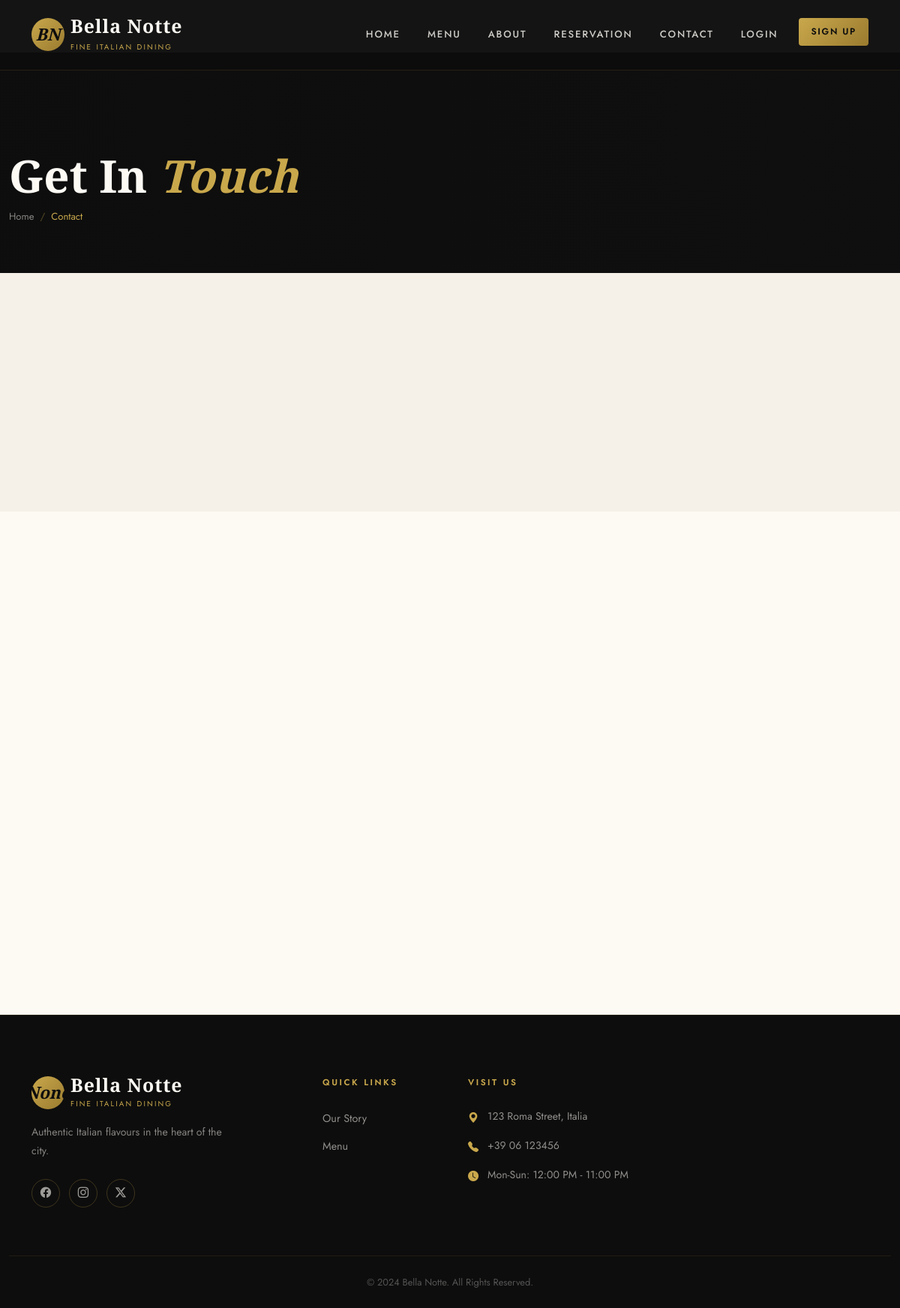
Page /contact/ on the committed database.
### paradox/models.py (models this page shows, shortened)
class HOME(models.Model):
    loader_logo = models.CharField(max_length=200, blank=True, null=True)
    brand_logo = models.CharField(max_length=200, blank=True, null=True)
    brand_name = models.CharField(max_length=200, blank=True, null=True)
    brand_tagline = models.CharField(max_length=200, blank=True, null=True)
    remarks = models.CharField(max_length=200, blank=True, null=True)

class header(models.Model):
    nav_item = models.CharField(max_length=200, blank=True, null=True)
    url = models.CharField(max_length=200, default="#")
    order = models.PositiveIntegerField(default=0)
    class Meta:
        ordering = ['order']

class ContactPage(models.Model):
    banner_title = models.CharField(max_length=100)
    banner_highlight = models.CharField(max_length=100)
    banner_page_name = models.CharField(max_length=100)
    banner_image = models.ImageField(upload_to='contact/banner/')
    form_small_title = models.CharField(max_length=100)
    form_title = models.CharField(max_length=100)
    form_highlight = models.CharField(max_length=100)
    form_description = models.TextField()
    button_text = models.CharField(max_length=100)
    location_small_title = models.CharField(max_length=100)
    location_title = models.CharField(max_length=100)
    location_highlight = models.CharField(max_length=100)
    location_description = models.TextField()
    map_url = models.TextField()
    direction_url = models.URLField()
    phone_number = models.CharField(max_length=20)
    class Meta:
        verbose_name = "Contact Page"

class FOOTERINFO(models.Model):
    brand_logo = models.CharField(max_length=200, blank=True, null=True)
    brand_name = models.CharField(max_length=200, blank=True, null=True)
    brand_tagline = models.CharField(max_length=200, blank=True, null=True)
    brand_line = models.CharField(max_length=200, blank=True, null=True)
    footer_bottom = models.CharField(max_length=200, blank=True, null=True)

class FOOTER(models.Model):
    footer_heading = models.CharField(max_length=200)
    footer_detail = models.CharField(max_length=500)
    title = models.CharField(max_length=100)
    url = models.CharField(max_length=200, default="#")

class FooterContact(models.Model):
    address = models.CharField(max_length=255)
    phone = models.CharField(max_length=20)
    timing = models.CharField(max_length=100)

### paradox/views.py (the view)
# urls.py: path('contact/', views.contact, name='contact'),
def contact(request):
    contact_page = ContactPage.objects.first()
    contact_infos = ContactInfo.objects.all()
    context = {
        'contact_page': contact_page,
        'contact_infos': contact_infos,
    }
    return render(request, 'contact.html', context)

### paradox/context_processors.py (called while the page is built)
def global_context(request):
    return {
        'abc': header.objects.all(),
        'dfe': HOME.objects.first(),
        'ghi': FOOTER.objects.all(),
        'jkl': FooterContact.objects.all(),
        'mno': FOOTERINFO.objects.first(),
    }

### templates/contact.html (shortened to what this page needs)
{% load static %}
{% include 'header.html' %}
<section class="page-banner">
  {% if contact_page.banner_image %}
  <div class="page-banner-bg" style="background-image:url('{{ contact_page.banner_image.url }}');"></div>
  {% else %}
  <div class="page-banner-bg" style="background-color: var(--dark);"></div>
  {% endif %}
  <div class="page-banner-overlay"></div>
  <div class="container-fluid page-banner-content">
    <h1>{{ contact_page.banner_title }} <em style="font-style:italic;color:var(--gold);">{{ contact_page.banner_highlight }}</em></h1>
    <nav aria-label="breadcrumb">
      <ol class="breadcrumb mb-0">
        <li class="breadcrumb-item"><a href="/">Home</a></li>
        <li class="breadcrumb-item active">{{ contact_page.banner_page_name }}</li>
      </ol>
    </nav>
  </div>
</section>
<section class="section-pad-sm bg-off-white">
  <div class="container-fluid">
    <div class="row g-4">
    </div>
  </div>
</section>
<section class="section-pad">
  <div class="container-fluid">
    <div class="row g-5">
{% include 'footer.html' %}

### templates/header.html (shortened to what this page needs)
{% load static %}
<!DOCTYPE html>
<html lang="en">
<head>
  <link rel="stylesheet" href="https://cdn.jsdelivr.net/npm/bootstrap@5.3.3/dist/css/bootstrap.min.css" />
  <link rel="stylesheet" href="https://cdn.jsdelivr.net/npm/bootstrap-icons@1.11.3/font/bootstrap-icons.min.css" />
 <link rel="stylesheet" href="{% static 'style.css' %}">
</head>
<body>
<nav class="navbar navbar-expand-lg fixed-top" id="mainNavbar">
  <div class="container">
    <a class="navbar-brand" href="/">
      <div class="brand-logo">{{dfe.brand_logo}}</div>
      <div>
        <span class="brand-name">{{dfe.brand_name}}</span>
        <span class="brand-tagline">{{dfe.brand_tagline}}</span>
      </div>
    </a>
    <div class="collapse navbar-collapse" id="navMenu">
      <ul class="navbar-nav ms-auto align-items-lg-center gap-lg-1">
        {% if user.is_authenticated and user.is_superuser and '/admin-portal' in request.path %}
        <li class="nav-item"><a class="nav-link" href="{% url 'admin_portal' %}#bookings-section">Bookings</a></li>
        <li class="nav-item"><a class="nav-link" href="{% url 'admin_portal' %}#tables-section">Table Management</a></li>
        <li class="nav-item"><a class="nav-link" href="{% url 'admin_staff_management' %}">Staffs & Leaves</a></li>
        <li class="nav-item"><a class="nav-link" href="#" data-bs-toggle="modal" data-bs-target="#inventoryModal">Inventory</a></li>
        {% else %}
        {% for x in abc %}
        <li class="nav-item"><a class="nav-link" href="{{ x.url }}">{{ x.nav_item }}</a></li>
        {% endfor %}
        {% endif %}
        {% if user.is_authenticated %}
            {% if user.is_superuser %}
            <li class="nav-item"><a class="nav-link" href="{% url 'admin_portal' %}">Admin Portal</a></li>
            {% elif user.is_staff %}
            <li class="nav-item"><a class="nav-link" href="{% url 'staff_dashboard' %}">Staff Dashboard</a></li>
            {% else %}
            <li class="nav-item"><a class="nav-link" href="{% url 'dashboard' %}">Dashboard</a></li>
            {% endif %}
            <li class="nav-item"><a class="btn-gold ms-lg-2 px-3 py-2" style="font-size:0.75rem;border-radius:4px;display:inline-block;letter-spacing:0.14em;text-transform:uppercase;font-weight:600;background:transparent;border:1px solid var(--gold);color:var(--gold);" href="{% url 'logout' %}">Logout</a></li>
        {% else %}
            <li class="nav-item"><a class="nav-link" href="{% url 'login' %}">Login</a></li>
            <li class="nav-item"><a class="btn-gold ms-lg-2 px-3 py-2" style="font-size:0.75rem;border-radius:4px;display:inline-block;letter-spacing:0.14em;text-transform:uppercase;font-weight:600;" href="{% url 'signup' %}">Sign Up</a></li>
        {% endif %}
      </ul>
    </div>
  </div>
</nav>
</body>

### templates/footer.html (shortened to what this page needs)
{% load static %}
<footer>
  <div class="container">
    <div class="row g-5">
      <div class="col-lg-4">
        <a class="navbar-brand mb-3 d-flex align-items-center gap-2" href="/" style="text-decoration:none;">
          <div class="brand-logo">{{ mno.brand_logo }}</div>
          <div>
            <span class="brand-name">{{ mno.brand_name }}</span>
            <span class="brand-tagline">{{ mno.brand_tagline }}</span>
          </div>
        </a>
        <p class="footer-desc">{{ mno.brand_line }}</p>
        <div class="social-icons mt-4">
          <a href="#" class="social-icon"><i class="bi bi-facebook"></i></a>
          <a href="#" class="social-icon"><i class="bi bi-instagram"></i></a>
          <a href="#" class="social-icon"><i class="bi bi-twitter-x"></i></a>
        </div>
      </div>
      <div class="col-sm-6 col-lg-2">
        <span class="footer-heading">Quick Links</span>
        <ul class="footer-links">
          {% for i in ghi %}
          <li>
            <a href="{{ i.url }}">{{ i.title }}</a>
          </li>
          {% endfor %}
        </ul>
      </div>
      <div class="col-lg-4">
        <span class="footer-heading">Visit Us</span>
        <ul class="footer-contact">
          {% for i in jkl %}
          <li>
            <span class="icon"><i class="bi bi-geo-alt-fill"></i></span>
            <span>{{ i.address }}</span>
          </li>
          <li>
            <span class="icon"><i class="bi bi-telephone-fill"></i></span>
            <span>{{ i.phone }}</span>
          </li>
          <li>
            <span class="icon"><i class="bi bi-clock-fill"></i></span>
            <span>{{ i.timing }}</span>
          </li>
          {% endfor %}
        </ul>
      </div>
    </div>
  </div>
  <div class="footer-bottom">
    <div class="container text-center">
      <p>{{ mno.footer_bottom }}</p>
    </div>
  </div>
</footer>
</body>
</html>

### rows in the picture
HOME: brand_logo "BN", brand_name "Bella Notte", brand_tagline "FINE ITALIAN DINING"
header: nav_item "HOME"
header: nav_item "MENU"
header: nav_item "ABOUT"
header: nav_item "RESERVATION"
header: nav_item "CONTACT"
ContactPage: banner_title "Get In", banner_highlight "Touch", banner_page_name "Contact"
FOOTERINFO: brand_logo "None", brand_name "Bella Notte", brand_tagline "FINE ITALIAN DINING", brand_line "Authentic Italian flavours in the heart of the city.", footer_bottom "© 2024 Bella Notte. All Rights Reserved."
FOOTER: title "Our Story"
FOOTER: title "Menu"
FooterContact: address "123 Roma Street, Italia", phone "+39 06 123456", timing "Mon-Sun: 12:00 PM - 11:00 PM"
